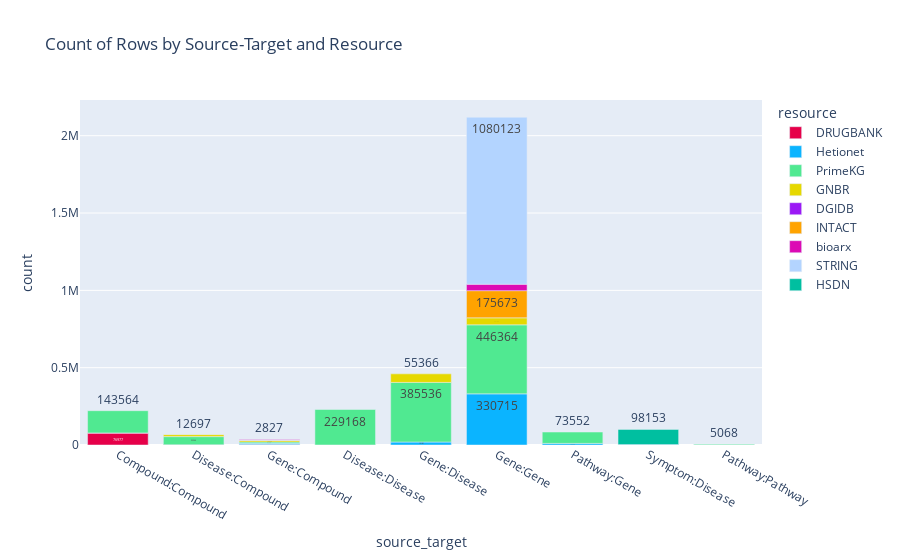

Source (notebook cell):
### Markdown cell above
### Grouped bar plots

### Code cell
import plotly.express as px

plot_data = relations_subset[relations_subset["source_type"].isin(["Disease", "Gene", "Compound", "Symptom", "Pathway"]) & relations_subset["target_type"].isin(["Disease", "Gene", "Compound", "Symptom", "Pathway"])]

plot_data["source_target"] = plot_data["source_type"] + ":" + plot_data["target_type"]

# source_type:target_type might be same with target_type:source_type, merge them
plot_data["source_target"] = plot_data["source_target"].apply(lambda x: x.split(":")[0] + ":" + x.split(":")[1] if x.split(":")[0] > x.split(":")[1] else x.split(":")[1] + ":" + x.split(":")[0])

# Group the data by 'label' and 'resource' and count the rows
grouped_df = plot_data.groupby(['source_target', "resource"]).size().reset_index(name='count')

# resource = ['bioarx', 'DGIDB', 'DRUGBANK', 'GNBR', 'Hetionet', 'INTACT', 'STRING', 'PrimeKG', 'HSDN']
# Please specify the colors in the same order as the resource list
colors = ["#e60049", "#0bb4ff", "#50e991", "#e6d800", "#9b19f5", "#ffa300", "#dc0ab4", "#b3d4ff", "#00bfa0"]

# Show the total number of each group on the plot

# Create the bar chart using Plotly Express
# fig2 = px.bar(grouped_df, x='source_target', y='count', color='resource', title='Count of Rows by Source-Target and Resource')
fig2 = px.bar(grouped_df, x='source_target', y='count', color='resource', title='Count of Rows by Source-Target and Resource', color_discrete_sequence=colors, text='count')

# Show the plot
fig2.show(renderer='vscode')

### Figure 1 — Plotly figure (JSON) as saved in the notebook; plotly's stock layout.template omitted (floating-point values rounded to 4 significant figures)
{"data": [{"alignmentgroup": "True", "hovertemplate": "resource=DRUGBANK<br>source_target=%{x}<br>count=%{text}<extra></extra>", "legendgroup": "DRUGBANK", "marker": {"color": "#e60049", "pattern": {"shape": ""}}, "name": "DRUGBANK", "offsetgroup": "DRUGBANK", "orientation": "v", "showlegend": true, "text": [76977, 1367, 3572], "textposition": "auto", "type": "bar", "x": ["Compound:Compound", "Disease:Compound", "Gene:Compound"], "xaxis": "x", "y": [76977, 1367, 3572], "yaxis": "y"}, {"alignmentgroup": "True", "hovertemplate": "resource=Hetionet<br>source_target=%{x}<br>count=%{text}<extra></extra>", "legendgroup": "Hetionet", "marker": {"color": "#0bb4ff", "pattern": {"shape": ""}}, "name": "Hetionet", "offsetgroup": "Hetionet", "orientation": "v", "showlegend": true, "text": [1266, 331, 297, 7027, 19181, 330715, 10400, 2622], "textposition": "auto", "type": "bar", "x": ["Compound:Compound", "Disease:Compound", "Disease:Disease", "Gene:Compound", "Gene:Disease", "Gene:Gene", "Pathway:Gene", "Symptom:Disease"], "xaxis": "x", "y": [1266, 331, 297, 7027, 19181, 330715, 10400, 2622], "yaxis": "y"}, {"alignmentgroup": "True", "hovertemplate": "resource=PrimeKG<br>source_target=%{x}<br>count=%{text}<extra></extra>", "legendgroup": "PrimeKG", "marker": {"color": "#50e991", "pattern": {"shape": ""}}, "name": "PrimeKG", "offsetgroup": "PrimeKG", "orientation": "v", "showlegend": true, "text": [143564, 52566, 229168, 9160, 385536, 446364, 73552, 5068], "textposition": "auto", "type": "bar", "x": ["Compound:Compound", "Disease:Compound", "Disease:Disease", "Gene:Compound", "Gene:Disease", "Gene:Gene", "Pathway:Gene", "Pathway:Pathway"], "xaxis": "x", "y": [143564, 52566, 229168, 9160, 385536, 446364, 73552, 5068], "yaxis": "y"}, {"alignmentgroup": "True", "hovertemplate": "resource=GNBR<br>source_target=%{x}<br>count=%{text}<extra></extra>", "legendgroup": "GNBR", "marker": {"color": "#e6d800", "pattern": {"shape": ""}}, "name": "GNBR", "offsetgroup": "GNBR", "orientation": "v", "showlegend": true, "text": [12697, 10354, 55366, 45185], "textposition": "auto", "type": "bar", "x": ["Disease:Compound", "Gene:Compound", "Gene:Disease", "Gene:Gene"], "xaxis": "x", "y": [12697, 10354, 55366, 45185], "yaxis": "y"}, {"alignmentgroup": "True", "hovertemplate": "resource=DGIDB<br>source_target=%{x}<br>count=%{text}<extra></extra>", "legendgroup": "DGIDB", "marker": {"color": "#9b19f5", "pattern": {"shape": ""}}, "name": "DGIDB", "offsetgroup": "DGIDB", "orientation": "v", "showlegend": true, "text": [2703], "textposition": "auto", "type": "bar", "x": ["Gene:Compound"], "xaxis": "x", "y": [2703], "yaxis": "y"}, {"alignmentgroup": "True", "hovertemplate": "resource=INTACT<br>source_target=%{x}<br>count=%{text}<extra></extra>", "legendgroup": "INTACT", "marker": {"color": "#ffa300", "pattern": {"shape": ""}}, "name": "INTACT", "offsetgroup": "INTACT", "orientation": "v", "showlegend": true, "text": [26, 175673], "textposition": "auto", "type": "bar", "x": ["Gene:Compound", "Gene:Gene"], "xaxis": "x", "y": [26, 175673], "yaxis": "y"}, {"alignmentgroup": "True", "hovertemplate": "resource=bioarx<br>source_target=%{x}<br>count=%{text}<extra></extra>", "legendgroup": "bioarx", "marker": {"color": "#dc0ab4", "pattern": {"shape": ""}}, "name": "bioarx", "offsetgroup": "bioarx", "orientation": "v", "showlegend": true, "text": [2827, 41320], "textposition": "auto", "type": "bar", "x": ["Gene:Compound", "Gene:Gene"], "xaxis": "x", "y": [2827, 41320], "yaxis": "y"}, {"alignmentgroup": "True", "hovertemplate": "resource=STRING<br>source_target=%{x}<br>count=%{text}<extra></extra>", "legendgroup": "STRING", "marker": {"color": "#b3d4ff", "pattern": {"shape": ""}}, "name": "STRING", "offsetgroup": "STRING", "orientation": "v", "showlegend": true, "text": [1080123], "textposition": "auto", "type": "bar", "x": ["Gene:Gene"], "xaxis": "x", "y": [1080123], "yaxis": "y"}, {"alignmentgroup": "True", "hovertemplate": "resource=HSDN<br>source_target=%{x}<br>count=%{text}<extra></extra>", "legendgroup": "HSDN", "marker": {"color": "#00bfa0", "pattern": {"shape": ""}}, "name": "HSDN", "offsetgroup": "HSDN", "orientation": "v", "showlegend": true, "text": [98153], "textposition": "auto", "type": "bar", "x": ["Symptom:Disease"], "xaxis": "x", "y": [98153], "yaxis": "y"}], "layout": {"barmode": "relative", "legend": {"title": {"text": "resource"}, "tracegroupgap": 0}, "title": {"text": "Count of Rows by Source-Target and Resource"}, "xaxis": {"anchor": "y", "domain": [0, 1], "title": {"text": "source_target"}}, "yaxis": {"anchor": "x", "domain": [0, 1], "title": {"text": "count"}}}}
